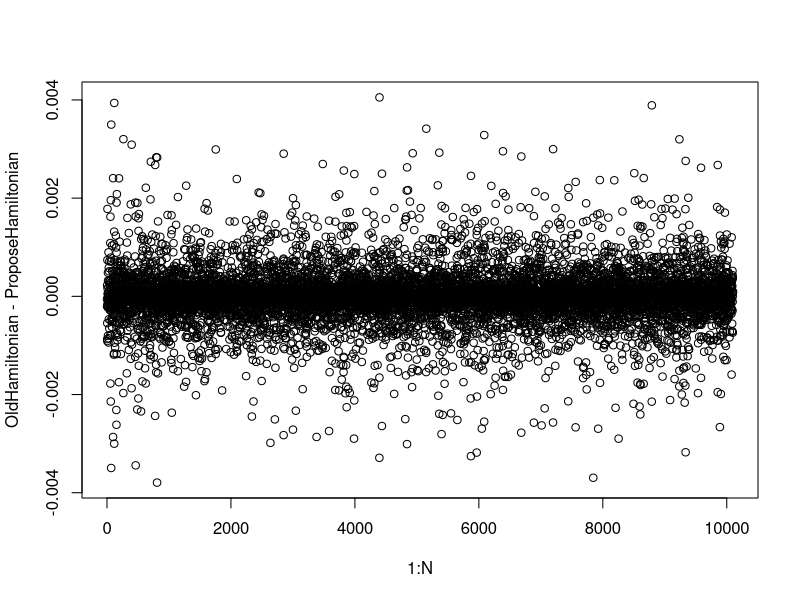
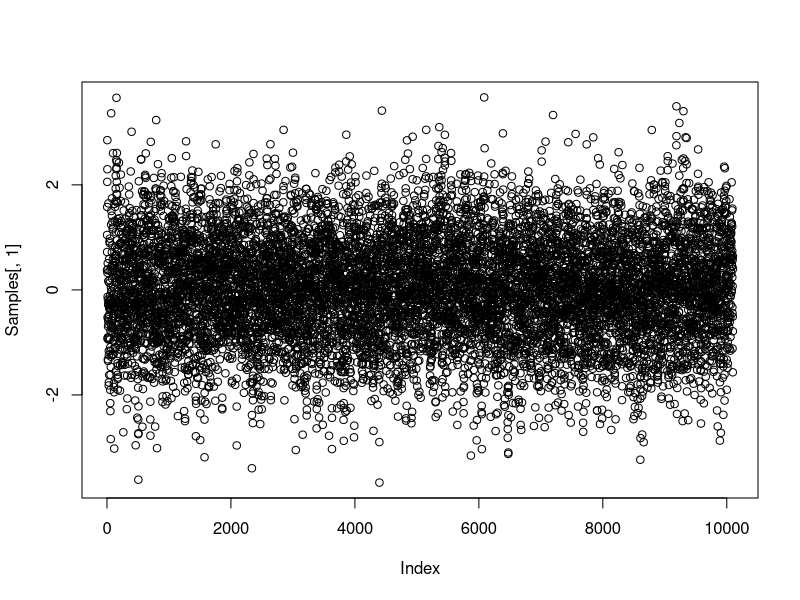

The R script that drew these images, in order: (Note: this script raises an error after producing the figures.)
library(MASS)
library(mvtnorm)
HMCVer1 <- function(TotalSamples, densityA,M,q,epsilon,L, densitydiff, burnin) {
  fff<<-M;
  epsilonFix=epsilon;
#quartz()
#Bring up window for plot
  plot.new()
#  plot.window(xlim=c(515,545), ylim=c(515,545))
 # axis(side=1, pos=-3)
#  axis(side=2,pos=-3)
# title(main="Bivariate Normal Simulation")
  RejectTotal=0;
  oldq <-qtandepsilon <- q #Initialisation of q and qtandepsilon
  d <- length(q) #Dimensions
  if(length(M)>1){MassVector <- colSums(M)} else MassVector <- M
  N <- TotalSamples+burnin; #How many samples will be needed
  OldHamiltonian=rep(0,N);
ProposeHamiltonian=rep(0,N);
  Samples <- matrix(0,N,d);
  #For allocation of memory
  p <- mvrnorm(N,rep(0,d),M); 
  #Generate multivariate normal, this is an N by d quantity. I generate all at once here.
  for (k in 1:N){
    oldp <-ptplusepsilon <- p[k,] 
    #Take one momentum vector.
   epsilon= runif(1,epsilonFix*0.8,epsilonFix*1.2);
    for (t in 1:L){
      #LeapFrog L times with step size epsilon
     # Glo<<- qtandepsilon;
      ptplusepsilonhalf= ptplusepsilon - (epsilon/2)*as.vector(densitydiff(qtandepsilon));
      qtandepsilon =  qtandepsilon + ((epsilon/MassVector)*ptplusepsilonhalf);
      #Assume independent in p vector hence use column sums
      ptplusepsilon= ptplusepsilonhalf - (epsilon/2)*as.vector(densitydiff(qtandepsilon));
    }
    #oldq=as.vector(oldq);
    OldUenergy= -log(densityA(oldq));
    #Energy of target densityA at old state
    OldKenergy= sum((oldp^2/MassVector))/2;
    #Energy of momentum at Old state
    OldHamiltonian[k]= OldUenergy+OldKenergy;
    #Old Hamiltonian
    ProposeUenergy= -log(densityA(qtandepsilon));
    ProposeKenergy=sum((ptplusepsilon^2)/MassVector)/2;
    #return(c(ProposeKenergy))
    #Propose Energy
    ProposeHamiltonian[k]=ProposeUenergy+ProposeKenergy;
    #Propose Hamiltonian
    YYY1<<-OldHamiltonian[k];
    YYY2<<-ProposeHamiltonian[k];
    if (runif(1)< exp(OldHamiltonian[k]-ProposeHamiltonian[k])) {
      oldp=ptplusepsilon;
      oldq=qtandepsilon;
    #Metropolis Hastings, if accepted move to new state
    }
    else {qtandepsilon=oldq;
    RejectTotal= RejectTotal+1;
    }
    Samples[k,] <- oldq;
   # points(Samples[k,1],Samples[k,2],pch=4,col=26,,xlab="x",ylab="y")
  # Sys.sleep(0.03)
    #In order to plot points sequentially
    #scatterplot3d(Samples[k,1],Samples[k,2],Samples[k,3],xlim=c(-4,4),ylim=c(-4,4),zlim=c(-4,4))
    #par(new=TRUE)
    #Samples
    #forget Intialisation
  }
  cat("Total Samples after Burn in:",TotalSamples,"\nStep Size used was (+-10%)",epsilonFix,"\nLeapFrog iterations were",L,"\nMean Of Samples=",apply(Samples,2,mean),"\nCovariance=",cov(Samples), "\nRejectionRate=",RejectTotal/N)
  #hist(Samples[((burnin+1):N),],freq=F)
  #points(Samples[,1],Samples[,2])
  #plot(Samples[,1],Samples[,2],col=2)
 # lines(seq(-4,4,0.01),dnorm(seq(-4,4,0.01)))
  #acf(Samples)
HHHHH<<-OldHamiltonian-ProposeHamiltonian;
  plot(1:N,OldHamiltonian-ProposeHamiltonian)
  plot(Samples[,1])
  return(Samples[((burnin+1):N),])
}
JJ <- HMCVer1(TotalSamples = 10000,densityA = dnorm,M=1,q = 0,epsilon = 0.05,L = 20,densitydiff = function(x) x,burnin = 100)

# Multivariate example - needs work
JJ <- HMCVer1(TotalSamples = 2000,densityA = function(l) dmvnorm(l,c(0,0),matrix(c(1,0.9,0.9,1),2,2)),q = c(0,0),M=diag(3),epsilon = 0.05,L = 60,densitydiff = function(x) {solve(matrix(c(1,0.9,0.9,1),2,2))%*%as.matrix(x)}, burnin = 0)

JJ <- HMCVer1(TotalSamples = 1000,densityA = function(l) dmvnorm(l,c(20,4,-10),matrix(c(1,0.9,0.8,0.9,1,0.7,0.8,0.7,1),3,3)),M=diag(3),q = c(10,10,-10),epsilon = 0.05,L = 60,densitydiff = function(x) {solve(matrix(c(1,0.9,0.8,0.9,1,0.7,0.8,0.7,1),3,3))%*%(as.matrix(x)-as.matrix(c(20,4,-10)))}, burnin = 0)
#50 dimensions
JJ <- HMCVer1(TotalSamples = 1000,densityA = function(l) dmvnorm(l,rep(0,50),diag(seq(from=0.02,to=1,length=50)^2)),q = rep(0,50),M=diag(50),epsilon = 0.014,L = 150,densitydiff = function(x) {solve(diag(seq(from=0.02,to=1,length=50)^2))%*%as.matrix(x)}, burnin = 0)
#Make matrix 50 by 50

MatrixMake=diag(seq(from=0.02,to=1,length=50))
